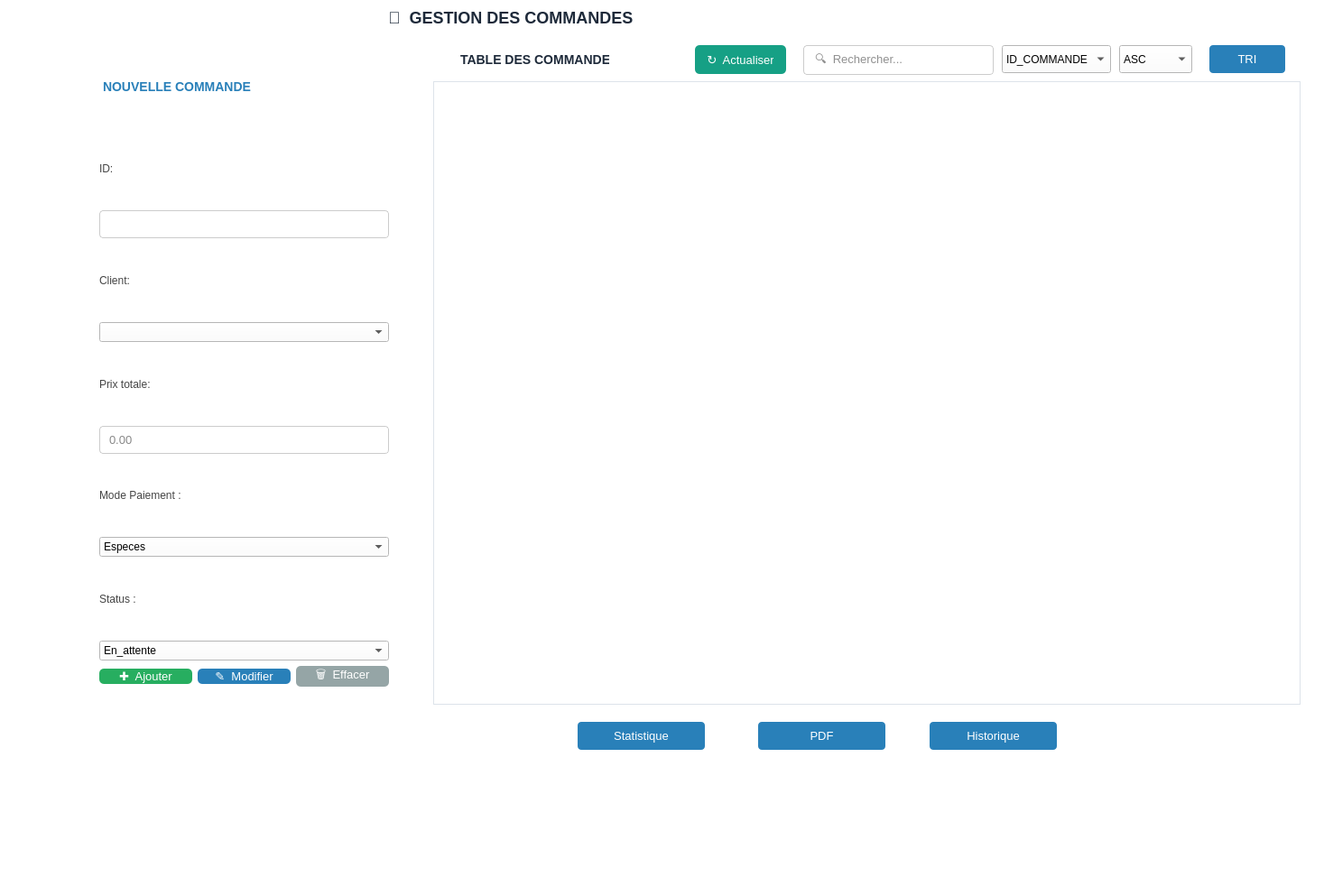
<?xml version="1.0" encoding="UTF-8"?>
<ui version="4.0">
 <class>CommandeWindow</class>
 <widget class="QMainWindow" name="CommandeWindow">
  <property name="geometry">
   <rect>
    <x>0</x>
    <y>0</y>
    <width>1467</width>
    <height>993</height>
   </rect>
  </property>
  <property name="windowTitle">
   <string>MainWindow</string>
  </property>
  <property name="styleSheet">
   <string notr="true">background-color:white;</string>
  </property>
  <widget class="QWidget" name="centralwidget">
   <widget class="QWidget" name="formPanel">
    <property name="geometry">
     <rect>
      <x>90</x>
      <y>40</y>
      <width>361</width>
      <height>741</height>
     </rect>
    </property>
    <property name="styleSheet">
     <string>
             QWidget#formPanel { background-color: white; border-radius: 8px; }
             QLabel  { color: #444444; font-size: 12px; background: transparent; }
             QLineEdit {
               background-color: white;
               color: #111111;
               border: 1px solid #cccccc;
               border-radius: 4px;
               padding: 6px 8px;
               font-size: 13px;
             }
             QLineEdit:focus { border: 1px solid #2980b9; }
             QDateEdit {
               background-color: white;
               color: #111111;
               border: 1px solid #cccccc;
               border-radius: 4px;
               padding: 6px 8px;
               font-size: 13px;
             }
             QDateEdit:focus { border: 1px solid #2980b9; }
             QDateEdit::drop-down { border: none; }
            </string>
    </property>
    <layout class="QVBoxLayout" name="formPanelLayout">
     <property name="leftMargin">
      <number>20</number>
     </property>
     <property name="topMargin">
      <number>20</number>
     </property>
     <property name="rightMargin">
      <number>20</number>
     </property>
     <property name="bottomMargin">
      <number>20</number>
     </property>
     <item>
      <widget class="QLabel" name="labelFormTitle">
       <property name="styleSheet">
        <string>color:#2980b9;font-size:14px;font-weight:bold;margin-bottom:10px;</string>
       </property>
       <property name="text">
        <string>NOUVELLE COMMANDE</string>
       </property>
      </widget>
     </item>
     <item>
      <widget class="QLabel" name="label">
       <property name="text">
        <string>ID:</string>
       </property>
      </widget>
     </item>
     <item>
      <widget class="QLineEdit" name="id_commande">
       <property name="readOnly">
        <bool>true</bool>
       </property>
       <property name="placeholderText">
        <string/>
       </property>
      </widget>
     </item>
     <item>
      <widget class="QLabel" name="label_2">
       <property name="text">
        <string>Client:</string>
       </property>
      </widget>
     </item>
     <item>
      <widget class="QComboBox" name="combo_client_commande">
       <property name="styleSheet">
        <string notr="true">color:black;</string>
       </property>
      </widget>
     </item>
     <item>
      <widget class="QLabel" name="label_5">
       <property name="text">
        <string>Prix totale:</string>
       </property>
      </widget>
     </item>
     <item>
      <widget class="QLineEdit" name="prix_totale_commande">
       <property name="placeholderText">
        <string>0.00</string>
       </property>
      </widget>
     </item>
     <item>
      <widget class="QLabel" name="label_8">
       <property name="text">
        <string>Mode Paiement :</string>
       </property>
      </widget>
     </item>
     <item>
      <widget class="QComboBox" name="combo_mode_paiement_commande">
       <property name="styleSheet">
        <string notr="true">color:black;</string>
       </property>
       <item>
        <property name="text">
         <string>Especes</string>
        </property>
       </item>
       <item>
        <property name="text">
         <string>Cheque_bancaire</string>
        </property>
       </item>
       <item>
        <property name="text">
         <string>Carte_bancaire</string>
        </property>
       </item>
      </widget>
     </item>
     <item>
      <widget class="QLabel" name="label_9">
       <property name="text">
        <string>Status :</string>
       </property>
      </widget>
     </item>
     <item>
      <widget class="QComboBox" name="combo_status_commande">
       <property name="styleSheet">
        <string notr="true">color:black;</string>
       </property>
       <item>
        <property name="text">
         <string>En_attente</string>
        </property>
       </item>
       <item>
        <property name="text">
         <string>En_cours</string>
        </property>
       </item>
       <item>
        <property name="text">
         <string>Livree</string>
        </property>
       </item>
       <item>
        <property name="text">
         <string>Annulee</string>
        </property>
       </item>
      </widget>
     </item>
     <item>
      <layout class="QHBoxLayout" name="actionBtnLayout">
       <item>
        <widget class="QPushButton" name="bt_ajouter_commande">
         <property name="styleSheet">
          <string>QPushButton{background-color:#27ae60;color:white;border:none;
                         border-radius:5px;font-size:13px;}
                  QPushButton:hover{background-color:#2ecc71;}</string>
         </property>
         <property name="text">
          <string>✚  Ajouter</string>
         </property>
        </widget>
       </item>
       <item>
        <widget class="QPushButton" name="bt_modifier_commande">
         <property name="styleSheet">
          <string>QPushButton{background-color:#2980b9;color:white;border:none;
                         border-radius:5px;font-size:13px;}
                  QPushButton:hover{background-color:#3498db;}</string>
         </property>
         <property name="text">
          <string>✎  Modifier</string>
         </property>
        </widget>
       </item>
       <item>
        <widget class="QPushButton" name="bt_effacer_commande">
         <property name="styleSheet">
          <string>QPushButton{background-color:#95a5a6;color:white;border:none;
                         border-radius:5px;font-size:13px;}
                  QPushButton:hover{background-color:#7f8c8d;}</string>
         </property>
         <property name="text">
          <string>🗑  Effacer</string>
         </property>
        </widget>
       </item>
      </layout>
     </item>
    </layout>
   </widget>
   <widget class="QLineEdit" name="lineEditSearch">
    <property name="geometry">
     <rect>
      <x>890</x>
      <y>50</y>
      <width>211</width>
      <height>33</height>
     </rect>
    </property>
    <property name="styleSheet">
     <string>QLineEdit{background-color:white;color:#222;border:1px solid #ccc;
                    border-radius:4px;padding:6px 10px;font-size:13px;}</string>
    </property>
    <property name="placeholderText">
     <string>🔍  Rechercher...</string>
    </property>
   </widget>
   <widget class="QPushButton" name="btnRefresh">
    <property name="geometry">
     <rect>
      <x>770</x>
      <y>50</y>
      <width>101</width>
      <height>32</height>
     </rect>
    </property>
    <property name="styleSheet">
     <string>QPushButton{background-color:#16a085;color:white;border:none;
                         border-radius:5px;padding:6px 14px;font-size:13px;}
                  QPushButton:hover{background-color:#1abc9c;}</string>
    </property>
    <property name="text">
     <string>↻  Actualiser</string>
    </property>
   </widget>
   <widget class="QPushButton" name="btnSearch">
    <property name="geometry">
     <rect>
      <x>1340</x>
      <y>50</y>
      <width>84</width>
      <height>31</height>
     </rect>
    </property>
    <property name="styleSheet">
     <string>QPushButton{background-color:#2980b9;color:white;border:none;
                    border-radius:4px;padding:7px 16px;font-size:13px;}
             QPushButton:hover{background-color:#3498db;}</string>
    </property>
    <property name="text">
     <string>TRI</string>
    </property>
   </widget>
   <widget class="QLabel" name="labelTableTitle">
    <property name="geometry">
     <rect>
      <x>510</x>
      <y>50</y>
      <width>165</width>
      <height>32</height>
     </rect>
    </property>
    <property name="styleSheet">
     <string>font-size:14px;font-weight:bold;color:#1e2a3a;</string>
    </property>
    <property name="text">
     <string>TABLE DES COMMANDES</string>
    </property>
   </widget>
   <widget class="QLabel" name="labelPageTitle">
    <property name="geometry">
     <rect>
      <x>430</x>
      <y>-10</y>
      <width>276</width>
      <height>58</height>
     </rect>
    </property>
    <property name="styleSheet">
     <string>font-size:18px;font-weight:bold;color:#1e2a3a;</string>
    </property>
    <property name="text">
     <string>🛒  GESTION DES COMMANDES</string>
    </property>
   </widget>
   <widget class="QTableView" name="tableView_commande">
    <property name="geometry">
     <rect>
      <x>480</x>
      <y>90</y>
      <width>961</width>
      <height>691</height>
     </rect>
    </property>
    <property name="styleSheet">
     <string>
                QTableView {
                  border: 1px solid #dde3ea;
                  font-size: 13px;
                  color: #111111;
                  background-color: white;
                  gridline-color: #eaecef;
                }
                QTableView::item { color: #111111; background-color: white; }
                QTableView::item:alternate { background-color: #f4f6f8; }
                QTableView::item:selected { background-color: #d6eaf8; color: #1e2a3a; }
                QHeaderView::section {
                  background-color: #1e2a3a;
                  color: white;
                  padding: 8px;
                  font-size: 12px;
                  font-weight: bold;
                  border: none;
                }
               </string>
    </property>
    <property name="editTriggers">
     <set>QAbstractItemView::EditTrigger::NoEditTriggers</set>
    </property>
    <property name="alternatingRowColors">
     <bool>true</bool>
    </property>
    <property name="selectionBehavior">
     <enum>QAbstractItemView::SelectionBehavior::SelectRows</enum>
    </property>
    <property name="showGrid">
     <bool>true</bool>
    </property>
   </widget>
   <widget class="QComboBox" name="column">
    <property name="geometry">
     <rect>
      <x>1110</x>
      <y>50</y>
      <width>121</width>
      <height>31</height>
     </rect>
    </property>
    <property name="styleSheet">
     <string notr="true">color:black;</string>
    </property>
    <item>
     <property name="text">
      <string>ID_COMMANDE</string>
     </property>
    </item>
    <item>
     <property name="text">
      <string>ID_CLIENT</string>
     </property>
    </item>
    <item>
     <property name="text">
      <string>ID_UTILISATEUR</string>
     </property>
    </item>
    <item>
     <property name="text">
      <string>DATE_COMMANDE</string>
     </property>
    </item>
    <item>
     <property name="text">
      <string>STATUT</string>
     </property>
    </item>
    <item>
     <property name="text">
      <string>MODE_PAIEMENT</string>
     </property>
    </item>
    <item>
     <property name="text">
      <string>MONTANT_TOTALE</string>
     </property>
    </item>
   </widget>
   <widget class="QComboBox" name="ordre">
    <property name="geometry">
     <rect>
      <x>1240</x>
      <y>50</y>
      <width>81</width>
      <height>31</height>
     </rect>
    </property>
    <property name="styleSheet">
     <string notr="true">color:black;</string>
    </property>
    <item>
     <property name="text">
      <string>ASC</string>
     </property>
    </item>
    <item>
     <property name="text">
      <string>DESC</string>
     </property>
    </item>
   </widget>
   <widget class="QPushButton" name="stat">
    <property name="geometry">
     <rect>
      <x>640</x>
      <y>800</y>
      <width>141</width>
      <height>31</height>
     </rect>
    </property>
    <property name="styleSheet">
     <string>QPushButton{background-color:#2980b9;color:white;border:none;
                    border-radius:4px;padding:7px 16px;font-size:13px;}
             QPushButton:hover{background-color:#3498db;}</string>
    </property>
    <property name="text">
     <string>Statistique</string>
    </property>
   </widget>
   <widget class="QPushButton" name="pdf">
    <property name="geometry">
     <rect>
      <x>840</x>
      <y>800</y>
      <width>141</width>
      <height>31</height>
     </rect>
    </property>
    <property name="styleSheet">
     <string>QPushButton{background-color:#2980b9;color:white;border:none;
                    border-radius:4px;padding:7px 16px;font-size:13px;}
             QPushButton:hover{background-color:#3498db;}</string>
    </property>
    <property name="text">
     <string>PDF</string>
    </property>
   </widget>
   <widget class="QPushButton" name="Historique">
    <property name="geometry">
     <rect>
      <x>1030</x>
      <y>800</y>
      <width>141</width>
      <height>31</height>
     </rect>
    </property>
    <property name="styleSheet">
     <string>QPushButton{background-color:#2980b9;color:white;border:none;
                    border-radius:4px;padding:7px 16px;font-size:13px;}
             QPushButton:hover{background-color:#3498db;}</string>
    </property>
    <property name="text">
     <string>Historique</string>
    </property>
   </widget>
  </widget>
  <widget class="QMenuBar" name="menubar">
   <property name="geometry">
    <rect>
     <x>0</x>
     <y>0</y>
     <width>1467</width>
     <height>21</height>
    </rect>
   </property>
  </widget>
  <widget class="QStatusBar" name="statusbar"/>
 </widget>
 <resources/>
 <connections/>
</ui>
